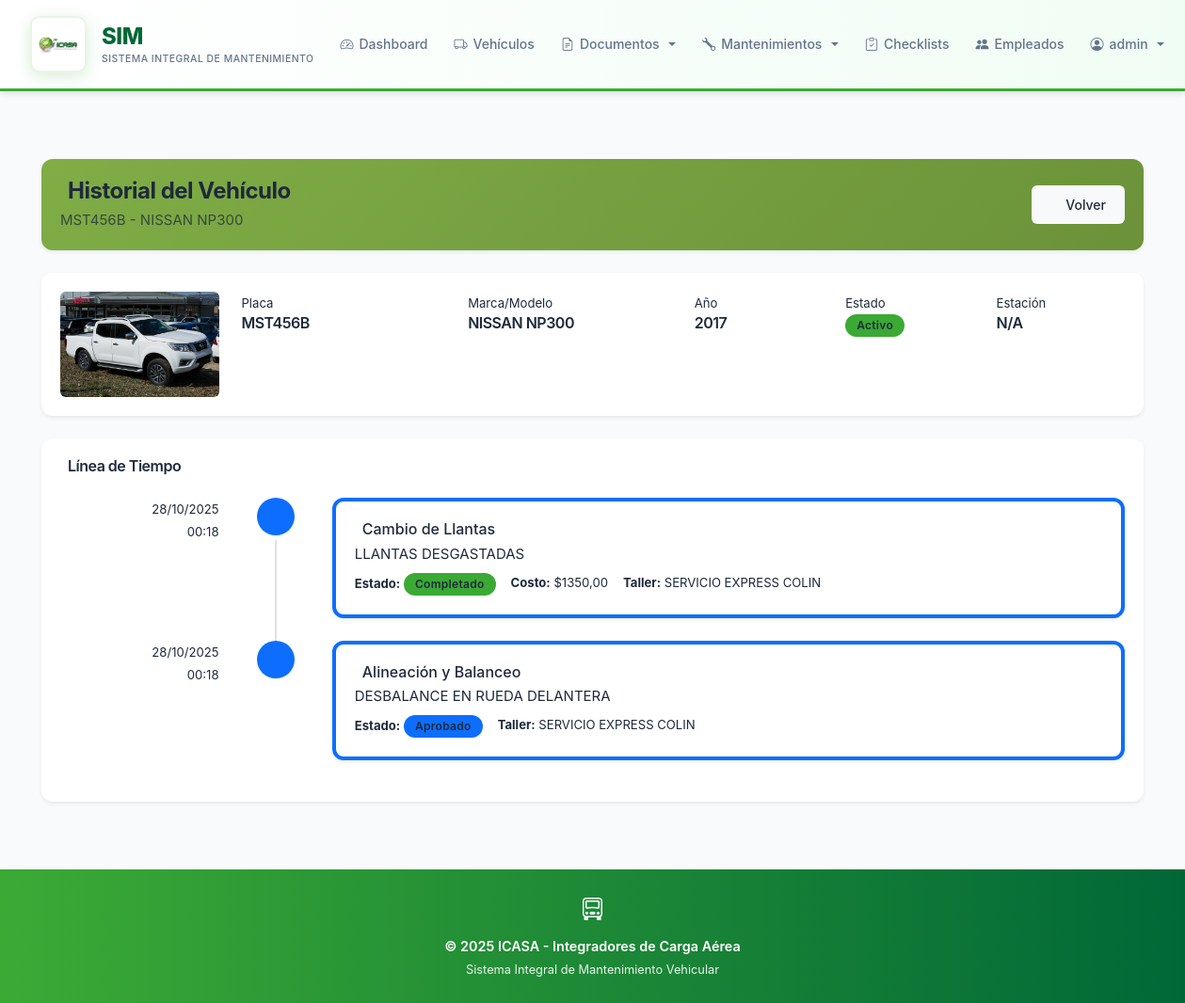
Page /vehicles/2/history/ (signed in) on the earlier database version.
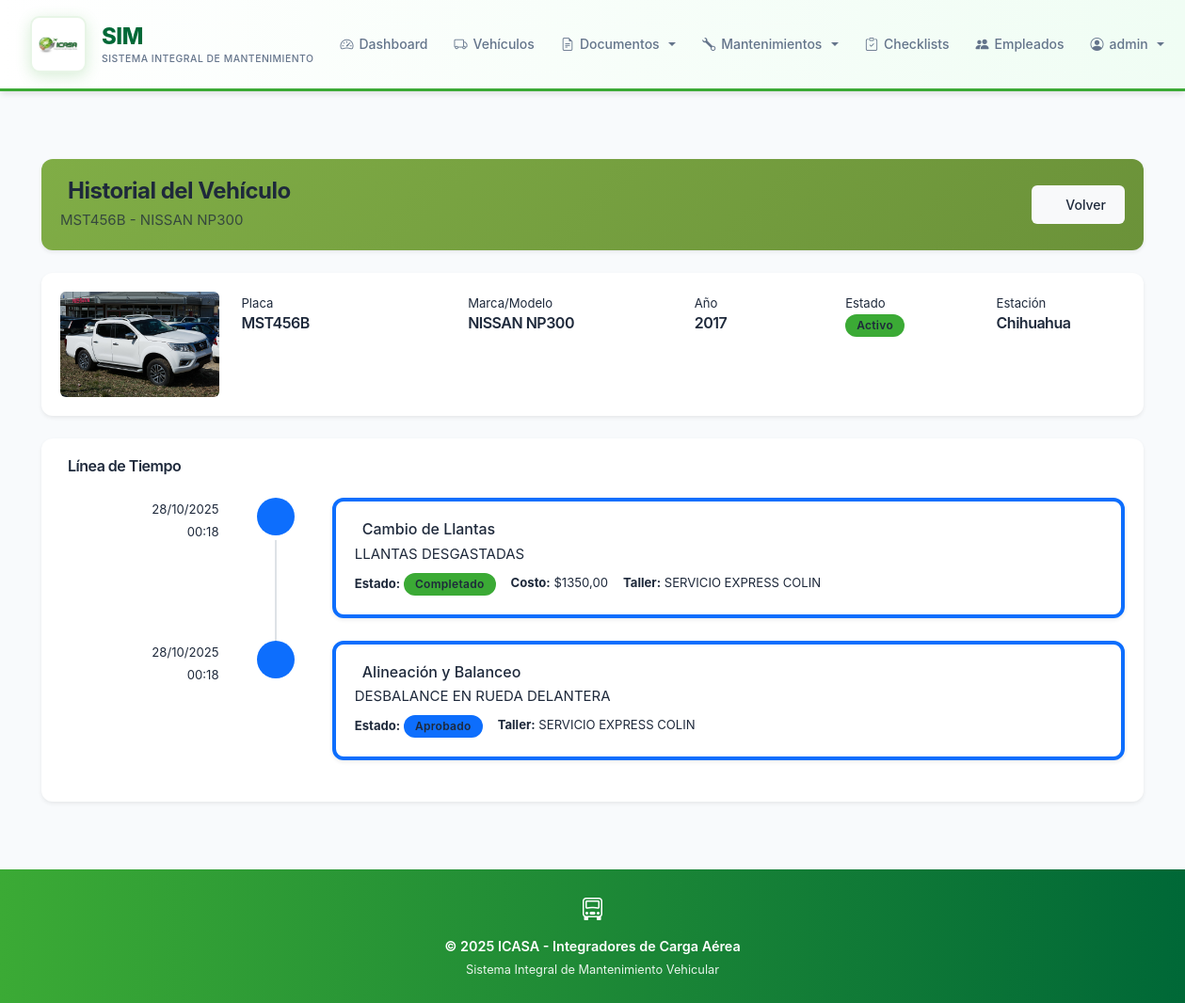
Same page on the later database version.
### vehicles/models.py (models this page shows, shortened)
class Vehicle(models.Model):
    STATUS_CHOICES = [
        ('Active', 'Active'),
        ('Maintenance', 'Maintenance'),
        ('Out of service', 'Out of service')
    ]
    STATION_CHOICES = [
        ('Aguascalientes', 'Aguascalientes'),
        ('Baja California', 'Baja California'),
        ('Baja California Sur', 'Baja California Sur'),
        ('Campeche', 'Campeche'),
        ('Chiapas', 'Chiapas'),
        ('Chihuahua', 'Chihuahua'),
        ('Ciudad de México', 'Ciudad de México'),
        ('Coahuila', 'Coahuila'),
        ('Colima', 'Colima'),
        ('Durango', 'Durango'),
        ('Estado de México', 'Estado de México'),
        ('Guanajuato', 'Guanajuato'),
        ('Guerrero', 'Guerrero'),
        ('Hidalgo', 'Hidalgo'),
        ('Jalisco', 'Jalisco'),
        ('Michoacán', 'Michoacán'),
        ('Morelos', 'Morelos'),
        ('Nayarit', 'Nayarit'),
        ('Nuevo León', 'Nuevo León'),
        ('Oaxaca', 'Oaxaca'),
        ('Puebla', 'Puebla'),
        ('Querétaro', 'Querétaro'),
        ('Quintana Roo', 'Quintana Roo'),
        ('San Luis Potosí', 'San Luis Potosí'),
        ('Sinaloa', 'Sinaloa'),
        ('Sonora', 'Sonora'),
        ('Tabasco', 'Tabasco'),
        ('Tamaulipas', 'Tamaulipas'),
        ('Tlaxcala', 'Tlaxcala'),
        ('Veracruz', 'Veracruz'),
        ('Yucatán', 'Yucatán'),
        ('Zacatecas', 'Zacatecas'),
    ]
    plate = models.CharField(max_length=10, unique=True, verbose_name='Placa')
    brand = models.CharField(max_length=50, verbose_name='Marca')
    model = models.CharField(max_length=50, verbose_name='Modelo')
    year = models.IntegerField(
        validators=[MinValueValidator(1900), MaxValueValidator(datetime.now().year + 1)],
        verbose_name='Año'
    )
    status = models.CharField(max_length=20, choices=STATUS_CHOICES, default='Active', verbose_name='Estado')
    station = models.CharField(max_length=100, choices=STATION_CHOICES, blank=True, null=True, verbose_name='Estación')
    photo = models.ImageField(upload_to='vehicles/', null=True, blank=True, verbose_name='Foto')
    created_at = models.DateTimeField(auto_now_add=True, null=True, blank=True)
    updated_at = models.DateTimeField(auto_now=True, null=True, blank=True)
    class Meta:
        ordering = ['-created_at']
        verbose_name = 'Vehículo'
        verbose_name_plural = 'Vehículos'
        indexes = [models.Index(fields=['plate'])]

### vehicles/views_vehicle_advanced.py (the view, shortened to what this page needs)
# urls.py: path('vehicles/<int:pk>/history/', VehicleHistoryView.as_view(), name='vehicle_history'),
class VehicleHistoryView(LoginRequiredMixin, DetailView):
    model = Vehicle
    template_name = 'vehicles/vehicle_history.html'
    context_object_name = 'vehicle'
    def get_context_data(self, **kwargs):
        context = super().get_context_data(**kwargs)
        vehicle = self.object
        maintenances = Maintenance.objects.filter(vehicle=vehicle).order_by('-created_at')
        documents = Document.objects.filter(vehicle=vehicle).order_by('-created_at')
        timeline = []
        for maint in maintenances:
            timeline.append({
                'type': 'maintenance',
                'date': maint.created_at,
                'title': maint.maintenance_type.name,
                'status': maint.status,
                'description': maint.problem_description,
                'cost': maint.cost,
                'workshop': maint.workshop.name if maint.workshop else 'N/A'
            })
        timeline.sort(key=lambda x: x['date'], reverse=True)
        context['timeline'] = timeline
        return context

### vehicles/templates/vehicles/vehicle_history.html (shortened to what the changed rows need)
{% extends 'vehicles/base.html' %}
{% load static %}
{% block content %}
<div class="container-fluid py-4">
    <div class="row mb-4">
        <div class="col-12">
            <div class="card border-0 shadow-sm" style="background: linear-gradient(135deg, #80AD46 0%, #6B9239 100%);">
                <div class="card-body text-white">
                    <div class="d-flex justify-content-between align-items-center">
                        <div>
                            <h2 class="mb-1">Historial del Vehículo</h2>
                            <p class="mb-0 opacity-75">{{ vehicle.plate }} - {{ vehicle.brand }} {{ vehicle.model }}</p>
                        </div>
                    </div>
                </div>
            </div>
        </div>
    </div>
    <div class="row mb-4">
        <div class="col-md-12">
            <div class="card border-0 shadow-sm">
                <div class="card-body">
                    <div class="row">
                        <div class="col-md-2 text-center">
                            {% if vehicle.photo %}
                                <img src="{{ vehicle.photo.url }}" class="img-fluid rounded" style="max-height: 120px;">
                            {% else %}
                                <div class="bg-light rounded d-flex align-items-center justify-content-center" style="height: 120px;">
                                    <i class="fas fa-car fa-3x text-muted"></i>
                                </div>
                            {% endif %}
                        </div>
                        <div class="col-md-10">
                            <div class="row">
                                <div class="col-md-3">
                                    <small class="text-muted">Placa</small>
                                    <h5>{{ vehicle.plate }}</h5>
                                </div>
                                <div class="col-md-3">
                                    <small class="text-muted">Marca/Modelo</small>
                                    <h5>{{ vehicle.brand }} {{ vehicle.model }}</h5>
                                </div>
                                <div class="col-md-2">
                                    <small class="text-muted">Año</small>
                                    <h5>{{ vehicle.year }}</h5>
                                </div>
                                <div class="col-md-2">
                                    <small class="text-muted">Estación</small>
                                    <h5>{{ vehicle.station|default:"N/A" }}</h5>
                                </div>
                            </div>
                        </div>
                    </div>
                </div>
            </div>
        </div>
    </div>
</div>
{% endblock %}

Differences in the rows shown:
changed Vehicle "MST456B": station "N/A" → "Chihuahua"
